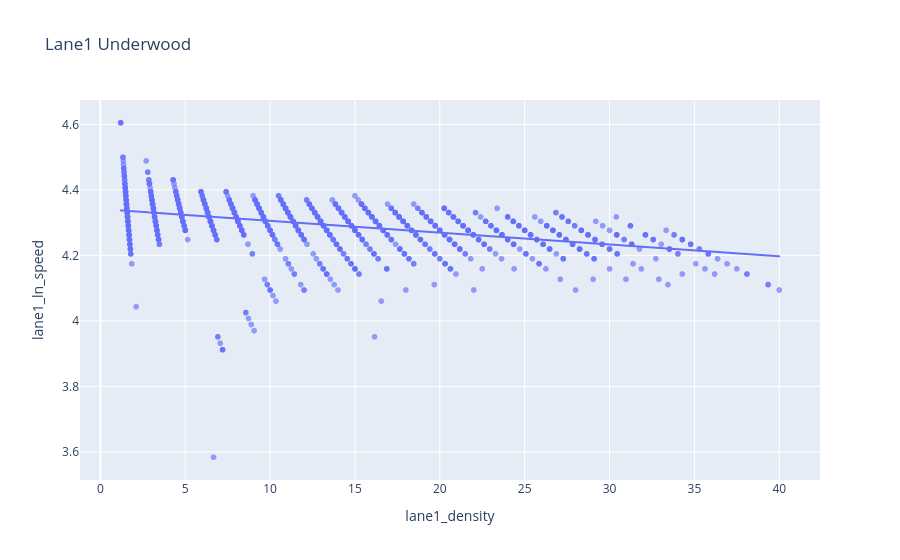

Notebook cell for this chart:
### Code cell
underwood_fig1 = px.scatter(
    traffic_df,
    x="lane1_density",
    y="lane1_ln_speed",
    opacity=0.65,
    trendline="ols",
    title="Lane1 Underwood"
)

underwood_fig1.show()

### Figure 1 — Plotly figure (JSON) as saved in the notebook; plotly's stock layout.template omitted (floating-point values rounded to 4 significant figures; data arrays with more than 128 entries replaced by an {"elided": "..."} marker saying what was removed)
{"data": [{"hovertemplate": "lane1_density=%{x}<br>lane1_ln_speed=%{y}<extra></extra>", "legendgroup": "", "marker": {"color": "#636efa", "opacity": 0.65, "symbol": "circle"}, "mode": "markers", "name": "", "showlegend": false, "type": "scattergl", "x": {"elided": "2552 float values"}, "xaxis": "x", "y": {"elided": "2552 float values"}, "yaxis": "y"}, {"hovertemplate": "<b>OLS trendline</b><br>lane1_ln_speed = -0.00361158 * lane1_density + 4.34175<br>R<sup>2</sup>=0.214737<br><br>lane1_density=%{x}<br>lane1_ln_speed=%{y} <b>(trend)</b><extra></extra>", "legendgroup": "", "marker": {"color": "#636efa", "symbol": "circle"}, "mode": "lines", "name": "", "showlegend": false, "type": "scattergl", "x": {"elided": "2205 float values"}, "xaxis": "x", "y": {"elided": "2205 float values"}, "yaxis": "y"}], "layout": {"legend": {"tracegroupgap": 0}, "title": {"text": "Lane1 Underwood"}, "xaxis": {"anchor": "y", "domain": [0, 1], "title": {"text": "lane1_density"}}, "yaxis": {"anchor": "x", "domain": [0, 1], "title": {"text": "lane1_ln_speed"}}}}
